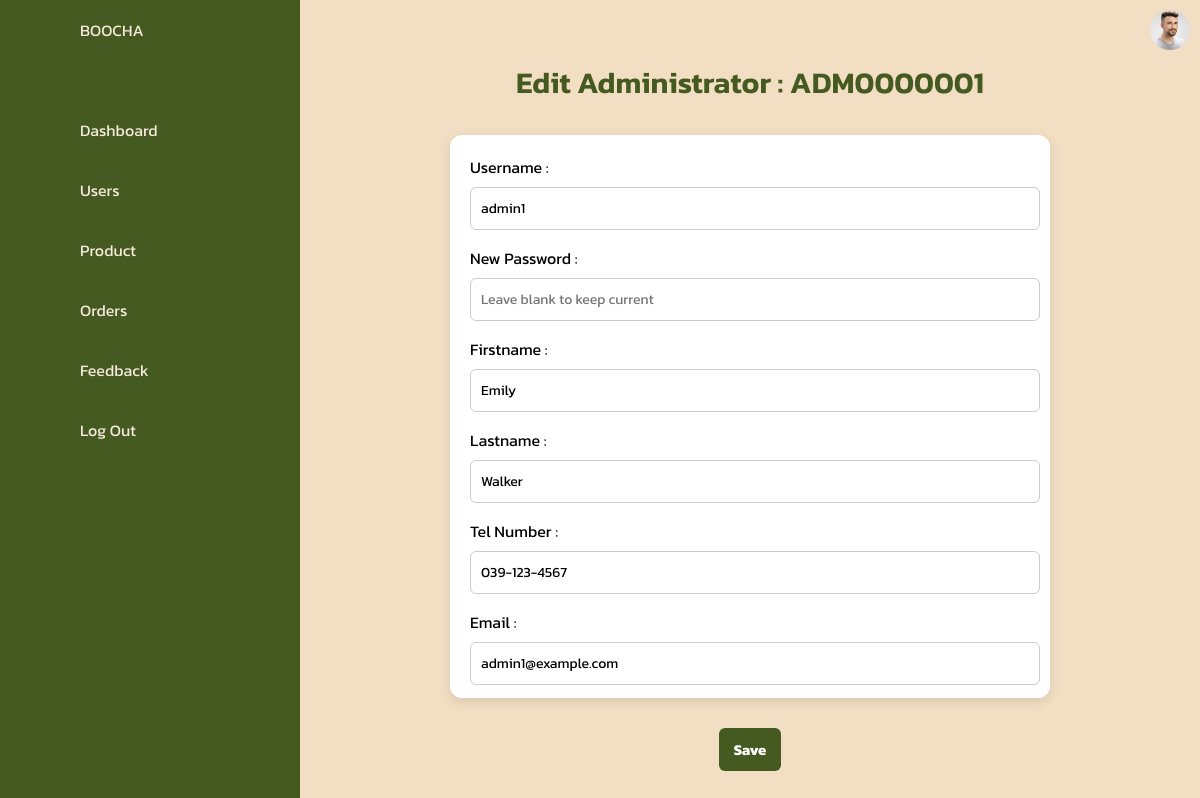
The page /Admin/AM_edit.php?UserID=ADM0000001 on the database its author committed.
### tables this page shows
CREATE TABLE `user` (
  `UserID` varchar(20) NOT NULL,
  `Username` varchar(50) NOT NULL,
  `Password_hash` varchar(255) NOT NULL,
  `Firstname` varchar(100) NOT NULL,
  `Lastname` varchar(100) NOT NULL,
  `Shipping_Address` varchar(255) NOT NULL,
  `Tel_number` varchar(20) DEFAULT NULL,
  `Email` varchar(100) NOT NULL,
  `latest_update` timestamp NOT NULL DEFAULT current_timestamp() ON UPDATE current_timestamp(),
  `Role` varchar(50) NOT NULL
);

### Admin/AM_edit.php (the view, shortened to what this page needs)
<?php
$servername = "localhost";
$db_username = "root";
$db_password = "";
$db_name = "boocha";
$conn = new mysqli($servername, $db_username, $db_password, $db_name);
if (isset($_GET['UserID'])) {
    $userID = $_GET['UserID'];
    $sql = "SELECT * FROM user WHERE UserID = ? AND (role = 'Admin')";
    $stmt = $conn->prepare($sql);
    $stmt->bind_param("s", $userID);
    $stmt->execute();
    $result = $stmt->get_result();
    $user = $result->fetch_assoc();
} else {
    header('Location: admin.php?error=no_userid');
    exit;
}
?>
<!DOCTYPE html>
<html lang="en">
<head>
    <link rel="stylesheet" href="assets/css/edit_style.css">
</head>
<body>
   <div class="container">
    <div class="navigation">
        <ul>
            <li>
                <a href="#">
                    <span class="icon">
                    </span>
                    <span class="title">BOOCHA</span>
                </a>
            </li>
            <li>
                <a href="dashboard_day.php">
                    <span class="icon">
                    </span>
                    <span class="title">Dashboard</span>
                </a>
            </li>
            <li>
                <a href="customer.php">
                    <span class="icon">
                    </span>
                    <span class="title">Users</span>
                </a>
            </li>
            <li>
                <a href="product.php">
                    <span class="icon">
                    </span>
                    <span class="title">Product</span>
                </a>
            </li>
            <li>
                <a href="order.php">
                    <span class="icon">
                    </span>
                    <span class="title">Orders</span>
                </a>
            </li>
            <li>
                <a href="report.php">
                    <span class="icon">
                    </span>
                    <span class="title">Feedback</span>
                </a>
            </li>
            <li>
                <a href="../index.php">
                    <span class="icon">
                    </span>
                    <span class="title">Log Out</span>
                </a>
            </li>
        </ul>
    </div>
    <div class="main">
        <div class="topbar">
            <div class="toggle">
            </div>
            <div class="user">
                <img src="assets/imgs/customer01.jpg" alt="">
            </div>
        </div>
        <div class="edit-customer">
            <div class="edit-customer-header">
                <div class="cardHeader">
                    <h2>Edit Administrator : <?= htmlspecialchars($user['UserID']) ?></h2>
                </div>
            </div>
            <div class="edit-customer-content">
                <form method="post" id="editCustomerForm">
                    <label>Username :</label>
                    <input type="text" name="Username" value="<?= htmlspecialchars($user['Username']) ?>" required><br>
                    <label>New Password :</label>
                    <input type="password" name="Password" placeholder="Leave blank to keep current"><br>
                    <label>Firstname :</label>
                    <input type="text" name="Firstname" value="<?= htmlspecialchars($user['Firstname']) ?>" required><br>
                    <label>Lastname :</label>
                    <input type="text" name="Lastname" value="<?= htmlspecialchars($user['Lastname']) ?>" required><br>
                    <label>Tel Number :</label>
                    <input type="text" name="Tel_number" value="<?= htmlspecialchars($user['Tel_number']) ?>" required><br>
                    <label>Email :</label>
                    <input type="email" name="Email" value="<?= htmlspecialchars($user['Email']) ?>" required><br>
                </form>
            </div>
            <div class="edit-customer-actions">
                <button type="submit" form="editCustomerForm">Save</button>
            </div>
        </div>
    </div>
</body>
</html>

### Admin/assets/css/edit_style.css (style rules this page uses)
* { font-family: "Kanit", sans-serif; margin: 0; padding: 0; box-sizing: border-box; }
:root { --blue: #455A20; --white: #F2DEC2; --gray: #DEC89E; --black: #222; --black2: #999; --yl: #f6ebdd; }
body { min-height: 100vh; overflow-x: hidden; }
.container { position: relative; width: 100%; }
.navigation { position: fixed; width: 300px; height: 100%; background: var(--blue); border-left: 10px solid var(--blue); transition: 0.5s; overflow: hidden; }
.navigation ul { position: absolute; top: 0; left: 0; width: 100%; }
.navigation ul li { position: relative; width: 100%; list-style: none; border-top-left-radius: 30px; border-bottom-left-radius: 30px; }
.navigation ul li:nth-child(1) { margin-bottom: 40px; pointer-events: none; }
.navigation ul li a { position: relative; display: block; width: 100%; display: flex; text-decoration: none; color: #f6ebdd; }
.navigation ul li a .icon { position: relative; display: block; min-width: 60px; height: 60px; line-height: 75px; text-align: center; }
.navigation ul li a .title { position: relative; display: block; padding: 0 10px; height: 60px; line-height: 60px; text-align: start; white-space: nowrap; }
.main { position: absolute; width: calc(100% - 300px); left: 300px; min-height: 100vh; background: var(--white); transition: 0.5s; }
.topbar { width: 100%; height: 60px; display: flex; justify-content: space-between; align-items: center; padding: 0 10px; }
.toggle { position: relative; width: 60px; height: 60px; display: flex; justify-content: center; align-items: center; font-size: 2.5rem; cursor: pointer; }
.user { position: relative; width: 40px; height: 40px; border-radius: 50%; overflow: hidden; cursor: pointer; }
.user img { position: absolute; top: 0; left: 0; width: 100%; height: 100%; object-fit: cover; }
.edit-customer { margin-top: 0px; display: flex; flex-direction: column; align-items: center; }
.edit-customer h2 { text-align: center; color: var(--blue); margin-bottom: 10px; font-size: 30px; font-weight: 600; margin-left: 0px; }
.edit-customer-content { display: flex; align-items: flex-start; justify-content: center; gap: 40px; flex-wrap: wrap; padding: 20px; max-width: 1000px; width: 100%; }
.edit-customer form { max-width: 600px; width: 100%; background: white; padding: 20px; border-radius: 12px; box-shadow: 0 4px 12px rgba(0, 0, 0, 0.1); max-height: 65vh; overflow-y: auto; padding-right: 10px; margin-bottom: 30px; }
.edit-customer-actions { margin-top: -20px; text-align: center; margin-left: 0px; }
.edit-customer input, .edit-customer textarea, .edit-customer select { width: 100%; padding: 10px; margin-top: 8px; margin-bottom: 16px; border-radius: 6px; border: 1px solid #ccc; font-size: 14px; }
.edit-customer button { padding: 10px 15px; background-color: #455A20; color: white; border: none; border-radius: 6px; cursor: pointer; font-weight: bold; font-size: 15px; }

### rows shown on the page
user: UserID "ADM0000001", Username "admin1", Firstname "Emily", Lastname "Walker", Tel_number "039-123-4567", Email "admin1@example.com"
